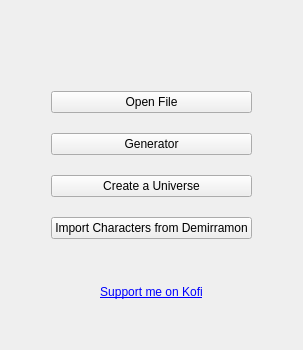
      <widget class="QWidget" name="welcome">
       <attribute name="title">
        <string>Welcome</string>
       </attribute>
       <layout class="QVBoxLayout" name="verticalLayout_36">
        <item>
         <spacer name="verticalSpacer_2">
          <property name="orientation">
           <enum>Qt::Orientation::Vertical</enum>
          </property>
          <property name="sizeHint" stdset="0">
           <size>
            <width>20</width>
            <height>40</height>
           </size>
          </property>
         </spacer>
        </item>
        <item>
         <widget class="QLabel" name="logo">
          <property name="text">
           <string/>
          </property>
          <property name="pixmap">
           <pixmap>title_transparent.png</pixmap>
          </property>
          <property name="alignment">
           <set>Qt::AlignmentFlag::AlignCenter</set>
          </property>
         </widget>
        </item>
        <item>
         <spacer name="verticalSpacer_3">
          <property name="orientation">
           <enum>Qt::Orientation::Vertical</enum>
          </property>
          <property name="sizeHint" stdset="0">
           <size>
            <width>14</width>
            <height>20</height>
           </size>
          </property>
         </spacer>
        </item>
        <item>
         <layout class="QHBoxLayout" name="horizontalLayout_48">
          <item>
           <spacer name="horizontalSpacer_3">
            <property name="orientation">
             <enum>Qt::Orientation::Horizontal</enum>
            </property>
            <property name="sizeHint" stdset="0">
             <size>
              <width>40</width>
              <height>20</height>
             </size>
            </property>
           </spacer>
          </item>
          <item>
           <layout class="QVBoxLayout" name="verticalLayout_31">
            <property name="spacing">
             <number>20</number>
            </property>
            <item>
             <widget class="QPushButton" name="open_file">
              <property name="sizePolicy">
               <sizepolicy hsizetype="Minimum" vsizetype="Fixed">
                <horstretch>0</horstretch>
                <verstretch>0</verstretch>
               </sizepolicy>
              </property>
              <property name="text">
               <string>Open File</string>
              </property>
             </widget>
            </item>
            <item>
             <widget class="QPushButton" name="generator_link">
              <property name="text">
               <string>Generator</string>
              </property>
             </widget>
            </item>
            <item>
             <widget class="QPushButton" name="universe_link">
              <property name="text">
               <string>Create a Universe</string>
              </property>
             </widget>
            </item>
            <item>
             <widget class="QPushButton" name="import_link">
              <property name="text">
               <string>Import Characters from Demirramon</string>
              </property>
             </widget>
            </item>
           </layout>
          </item>
          <item>
           <spacer name="horizontalSpacer_7">
            <property name="orientation">
             <enum>Qt::Orientation::Horizontal</enum>
            </property>
            <property name="sizeHint" stdset="0">
             <size>
              <width>40</width>
              <height>20</height>
             </size>
            </property>
           </spacer>
          </item>
         </layout>
        </item>
        <item>
         <spacer name="verticalSpacer_7">
          <property name="orientation">
           <enum>Qt::Orientation::Vertical</enum>
          </property>
          <property name="sizeHint" stdset="0">
           <size>
            <width>20</width>
            <height>40</height>
           </size>
          </property>
         </spacer>
        </item>
        <item>
         <widget class="QLabel" name="kofi">
          <property name="text">
           <string>&lt;a href='https://ko-fi.com/mirki__'&gt;Support me on Kofi&lt;/a&gt;</string>
          </property>
          <property name="alignment">
           <set>Qt::AlignmentFlag::AlignCenter</set>
          </property>
          <property name="openExternalLinks">
           <bool>true</bool>
          </property>
         </widget>
        </item>
        <item>
         <spacer name="verticalSpacer_4">
          <property name="orientation">
           <enum>Qt::Orientation::Vertical</enum>
          </property>
          <property name="sizeHint" stdset="0">
           <size>
            <width>20</width>
            <height>40</height>
           </size>
          </property>
         </spacer>
        </item>
       </layout>
      </widget>
